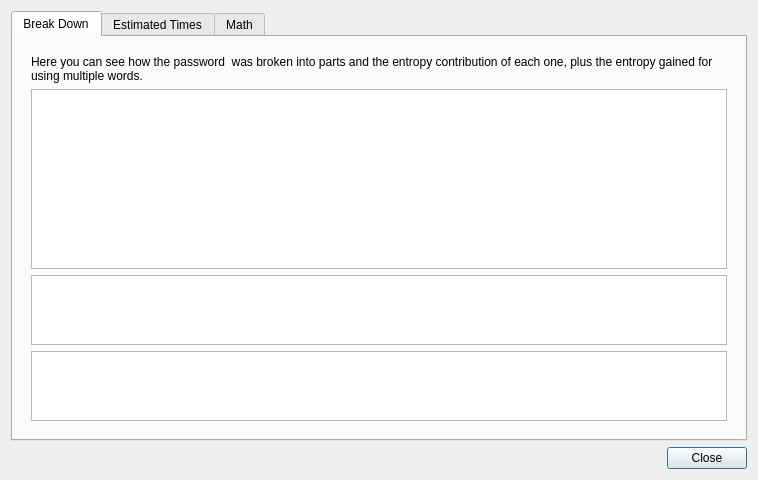
<?xml version="1.0" encoding="UTF-8"?>
<ui version="4.0">
 <class>zxcInfo</class>
 <widget class="QDialog" name="zxcInfo">
  <property name="geometry">
   <rect>
    <x>0</x>
    <y>0</y>
    <width>758</width>
    <height>479</height>
   </rect>
  </property>
  <property name="sizePolicy">
   <sizepolicy hsizetype="Preferred" vsizetype="Preferred">
    <horstretch>0</horstretch>
    <verstretch>0</verstretch>
   </sizepolicy>
  </property>
  <property name="minimumSize">
   <size>
    <width>0</width>
    <height>0</height>
   </size>
  </property>
  <property name="windowTitle">
   <string>Dialog</string>
  </property>
  <layout class="QVBoxLayout" name="verticalLayout_2">
   <item>
    <widget class="QTabWidget" name="tabWidget">
     <property name="currentIndex">
      <number>0</number>
     </property>
     <widget class="QWidget" name="breakd">
      <attribute name="title">
       <string>Break Down</string>
      </attribute>
      <layout class="QGridLayout" name="gridLayout_2">
       <item row="0" column="0">
        <widget class="QWidget" name="widget" native="true">
         <property name="minimumSize">
          <size>
           <width>200</width>
           <height>0</height>
          </size>
         </property>
         <layout class="QVBoxLayout" name="verticalLayout">
          <item>
           <widget class="QLabel" name="lb_info">
            <property name="text">
             <string>Here you can see how the password  was broken into parts and the entropy contribution of each one, plus the entropy gained for using multiple words.</string>
            </property>
            <property name="wordWrap">
             <bool>true</bool>
            </property>
           </widget>
          </item>
          <item>
           <widget class="QTableView" name="tv_pass">
            <property name="sizePolicy">
             <sizepolicy hsizetype="Ignored" vsizetype="Fixed">
              <horstretch>0</horstretch>
              <verstretch>0</verstretch>
             </sizepolicy>
            </property>
            <property name="verticalScrollBarPolicy">
             <enum>Qt::ScrollBarAlwaysOff</enum>
            </property>
            <property name="horizontalScrollBarPolicy">
             <enum>Qt::ScrollBarAlwaysOff</enum>
            </property>
            <property name="sizeAdjustPolicy">
             <enum>QAbstractScrollArea::AdjustIgnored</enum>
            </property>
           </widget>
          </item>
          <item>
           <widget class="QTableView" name="tv_info">
            <property name="sizePolicy">
             <sizepolicy hsizetype="Expanding" vsizetype="Expanding">
              <horstretch>0</horstretch>
              <verstretch>0</verstretch>
             </sizepolicy>
            </property>
            <property name="horizontalScrollBarPolicy">
             <enum>Qt::ScrollBarAlwaysOff</enum>
            </property>
            <property name="sizeAdjustPolicy">
             <enum>QAbstractScrollArea::AdjustToContents</enum>
            </property>
            <property name="wordWrap">
             <bool>true</bool>
            </property>
           </widget>
          </item>
          <item>
           <widget class="QTableView" name="tv_multi">
            <property name="verticalScrollBarPolicy">
             <enum>Qt::ScrollBarAlwaysOff</enum>
            </property>
            <property name="horizontalScrollBarPolicy">
             <enum>Qt::ScrollBarAlwaysOff</enum>
            </property>
           </widget>
          </item>
          <item>
           <spacer name="verticalSpacer_2">
            <property name="orientation">
             <enum>Qt::Vertical</enum>
            </property>
            <property name="sizeHint" stdset="0">
             <size>
              <width>20</width>
              <height>40</height>
             </size>
            </property>
           </spacer>
          </item>
         </layout>
        </widget>
       </item>
      </layout>
     </widget>
     <widget class="QWidget" name="Times">
      <attribute name="title">
       <string>Estimated Times</string>
      </attribute>
      <layout class="QGridLayout" name="gridLayout_3">
       <item row="2" column="0">
        <widget class="QWidget" name="widget_2" native="true">
         <layout class="QVBoxLayout" name="verticalLayout_5">
          <item alignment="Qt::AlignTop">
           <widget class="QLabel" name="label_2">
            <property name="sizePolicy">
             <sizepolicy hsizetype="Preferred" vsizetype="Expanding">
              <horstretch>0</horstretch>
              <verstretch>0</verstretch>
             </sizepolicy>
            </property>
            <property name="text">
             <string>This is an estimate of how long would it take to crack your password for different scenarios</string>
            </property>
            <property name="wordWrap">
             <bool>true</bool>
            </property>
           </widget>
          </item>
          <item>
           <widget class="QTableView" name="tv_times"/>
          </item>
          <item>
           <spacer name="verticalSpacer">
            <property name="orientation">
             <enum>Qt::Vertical</enum>
            </property>
            <property name="sizeHint" stdset="0">
             <size>
              <width>20</width>
              <height>40</height>
             </size>
            </property>
           </spacer>
          </item>
         </layout>
        </widget>
       </item>
      </layout>
     </widget>
     <widget class="QWidget" name="math">
      <attribute name="title">
       <string>Math</string>
      </attribute>
      <layout class="QVBoxLayout" name="verticalLayout_3">
       <item>
        <widget class="QScrollArea" name="scrollArea">
         <property name="widgetResizable">
          <bool>true</bool>
         </property>
         <widget class="QWidget" name="scrollAreaWidgetContents">
          <property name="geometry">
           <rect>
            <x>0</x>
            <y>0</y>
            <width>702</width>
            <height>384</height>
           </rect>
          </property>
          <layout class="QVBoxLayout" name="verticalLayout_4">
           <item>
            <widget class="QLabel" name="label">
             <property name="text">
              <string>&lt;html&gt;&lt;head/&gt;&lt;body&gt;&lt;p&gt;The &lt;span style=&quot; font-weight:600;&quot;&gt;zxcvbn&lt;/span&gt; algorithm calculates the&lt;span style=&quot; font-weight:600;&quot;&gt; entropy bits&lt;/span&gt; (e) of your password, where 2^e represents the number of different possibilities a password hacker would have to try before cracking your password. If your password is really random then e is the length of your password, but if you use a common word of the English language, e decreases significantly. &lt;/p&gt;&lt;p&gt;zxcvbn also &lt;span style=&quot; font-weight:600;&quot;&gt;ranks&lt;/span&gt; a password with a security level from 0 to 4 according to the following rules:&lt;/p&gt;&lt;p&gt;0: if (e&amp;lt;log2(10^3) &lt;/p&gt;&lt;p&gt;1: if (e&amp;lt;log2(10^6)&lt;/p&gt;&lt;p&gt;2: if (e&amp;lt;log2(10^8)&lt;/p&gt;&lt;p&gt;3: if (e&amp;lt;log2(10^10)&lt;/p&gt;&lt;p&gt;4: if (e&amp;gt;log2(10^10)&lt;/p&gt;&lt;p&gt;Where e is the entropy bits. The numbers 10^3, 10^6 etc, are the amount of guesses a hacker program would have to make to crack your password. So for instance, if your password is level 2, it could be cracked in around 10^8 guesses. So if, for example you are subject to an attack that tries 1 password per second, you are safe for around 3 years.&lt;br/&gt;&lt;/p&gt;&lt;p&gt;The &lt;span style=&quot; font-weight:600;&quot;&gt;log entropy&lt;/span&gt; parameter is nothing more than the product between e and the log10(2), which is useful to determine the level because:&lt;br/&gt;e&amp;lt;log2(10^n)    is equivalent to    e*log10(2)&amp;lt;n,    with n=3,6,8,10.&lt;/p&gt;&lt;/body&gt;&lt;/html&gt;</string>
             </property>
             <property name="wordWrap">
              <bool>true</bool>
             </property>
            </widget>
           </item>
          </layout>
         </widget>
        </widget>
       </item>
      </layout>
     </widget>
    </widget>
   </item>
   <item>
    <widget class="QDialogButtonBox" name="buttonBox">
     <property name="orientation">
      <enum>Qt::Horizontal</enum>
     </property>
     <property name="standardButtons">
      <set>QDialogButtonBox::Close</set>
     </property>
    </widget>
   </item>
  </layout>
 </widget>
 <resources/>
 <connections>
  <connection>
   <sender>buttonBox</sender>
   <signal>accepted()</signal>
   <receiver>zxcInfo</receiver>
   <slot>accept()</slot>
   <hints>
    <hint type="sourcelabel">
     <x>248</x>
     <y>254</y>
    </hint>
    <hint type="destinationlabel">
     <x>157</x>
     <y>274</y>
    </hint>
   </hints>
  </connection>
  <connection>
   <sender>buttonBox</sender>
   <signal>rejected()</signal>
   <receiver>zxcInfo</receiver>
   <slot>reject()</slot>
   <hints>
    <hint type="sourcelabel">
     <x>316</x>
     <y>260</y>
    </hint>
    <hint type="destinationlabel">
     <x>286</x>
     <y>274</y>
    </hint>
   </hints>
  </connection>
 </connections>
</ui>
